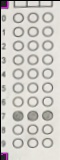
#> input picture KIVI/img/ma_de.jpg, 60 x 160 px
$ python test_mask.py
#> lines starting #> are read from the running program, lines starting #| are printed output that depends on the picture; after the words box and inside, x2 and y2 are one past the last pixel; in counts of white or black regions, pixels touching at a corner belong together
import cv2
import numpy as np

img1 = cv2.imread('img/ma_de.jpg')
#> img1 is the input picture: shape (160, 60, 3); mean B, G, R 195.9, 200.8, 203.6
img = cv2.imread('img/ma_de.jpg',0)
#> img: shape (160, 60); min 0, max 239, mean 201
gray = cv2.cvtColor(img1, cv2.COLOR_BGR2GRAY)
# ret, thresh = cv2.threshold(gray, 50, 255, cv2.THRESH_BINARY)

# Create mask
height ,width = img.shape
#> height = 160; width = 60
mask = np.zeros((height, width), np.uint8)

# edges = cv2.Canny(thresh, 100, 200)
cv2.imshow('detected ', gray)
cimg=cv2.cvtColor(img, cv2.COLOR_GRAY2BGR)
circles = cv2.HoughCircles(gray, cv2.HOUGH_GRADIENT, dp=7.1, minDist=10,
                           param1=200, param2=15,
                           minRadius=1, maxRadius=10)
#> circles = 30 rows, first 8: [31.95, 88.75, 5.97], [31.95, 60.35, 5.97], [31.95, 74.55, 5.97], [17.75, 46.15, 5.97], [17.75, 74.55, 5.97], [17.75, 88.75, 5.97], [31.95, 46.15, 5.97], [17.75, 60.35, 5.97]
for i in circles[0, :]:
    i[2]=i[2]+4
    # Draw on mask
    cv2.circle(mask, (i[0], i[1]), i[2], (255, 255, 255), thickness=-1)
#> this loop made 30 passes
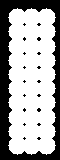
#> mask: shape (160, 60); 65.7% white; 19 black regions (18 under 20 px)

# Copy that image using that mask
masked_data = cv2.bitwise_and(img1, img1, mask=mask)
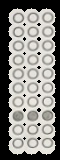
#> masked_data: shape (160, 60, 3); mean B, G, R 129.7, 133.5, 135

# Apply Threshold
_,thresh = cv2.threshold(mask,1,255,cv2.THRESH_BINARY)

# Find Contour
contours = cv2.findContours(thresh,cv2.RETR_EXTERNAL,cv2.CHAIN_APPROX_SIMPLE)
#> contours = 1 contour; box (x1, y1, x2, y2) and area: (8, 8, 56, 155) 6258
#> (the run stopped early here; a loop or call above may not have finished)
